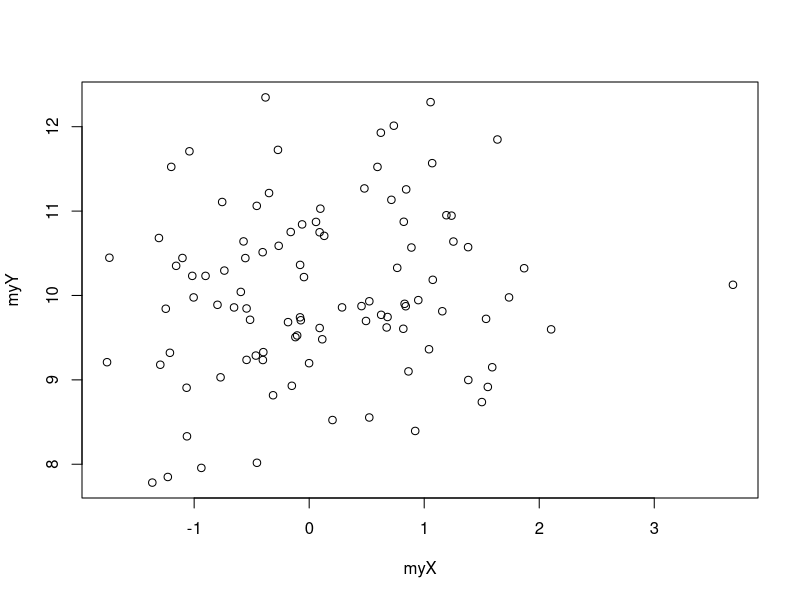
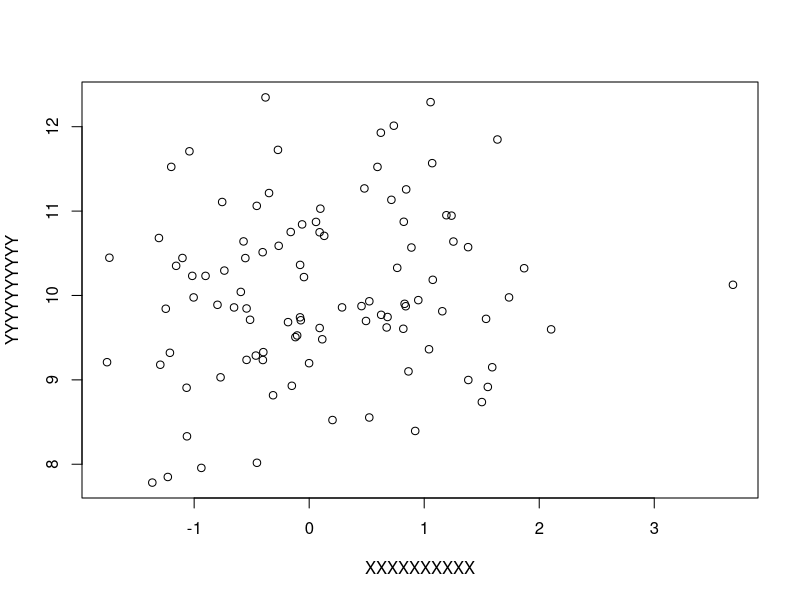
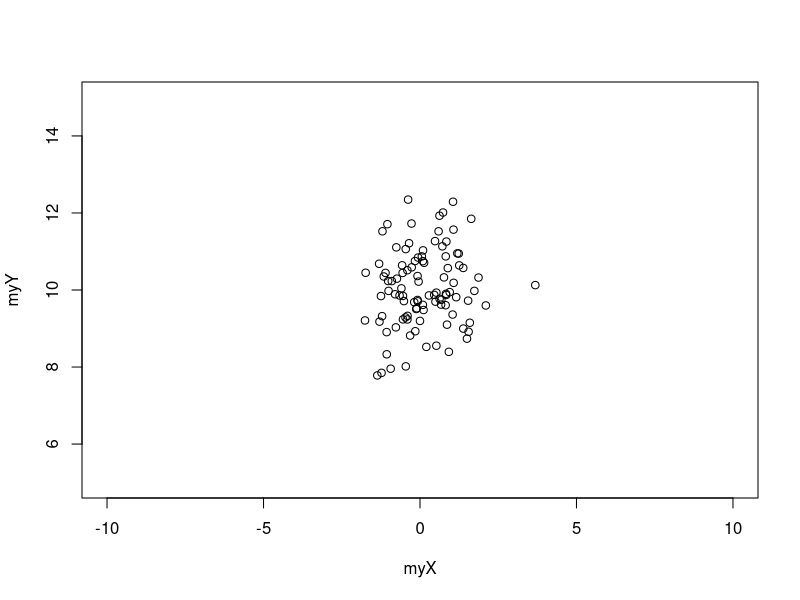
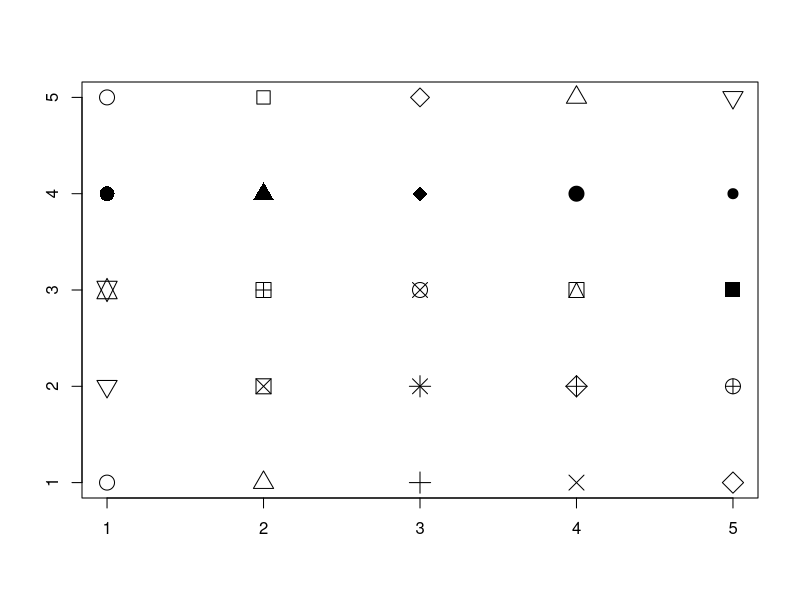
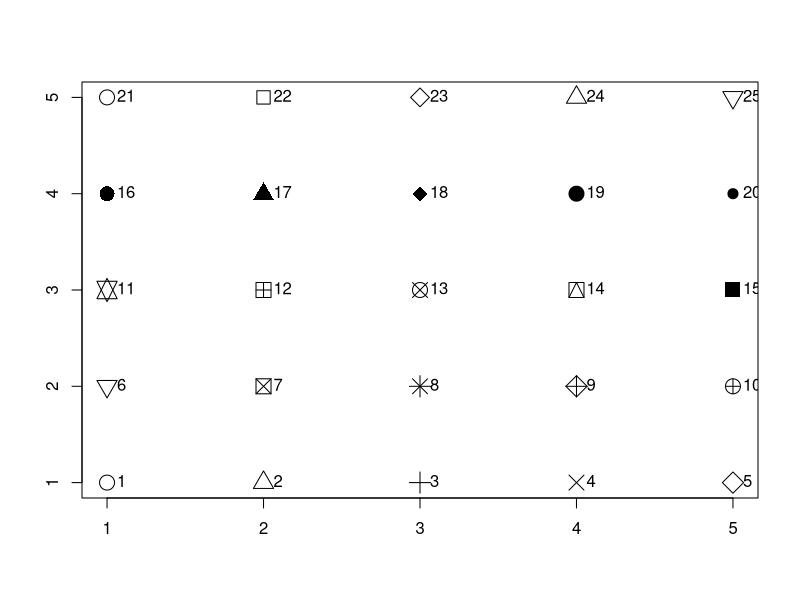
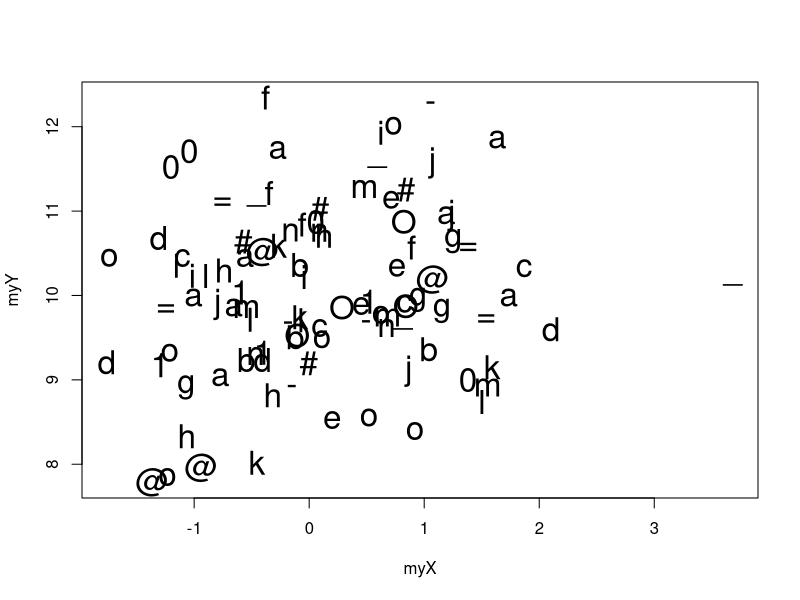
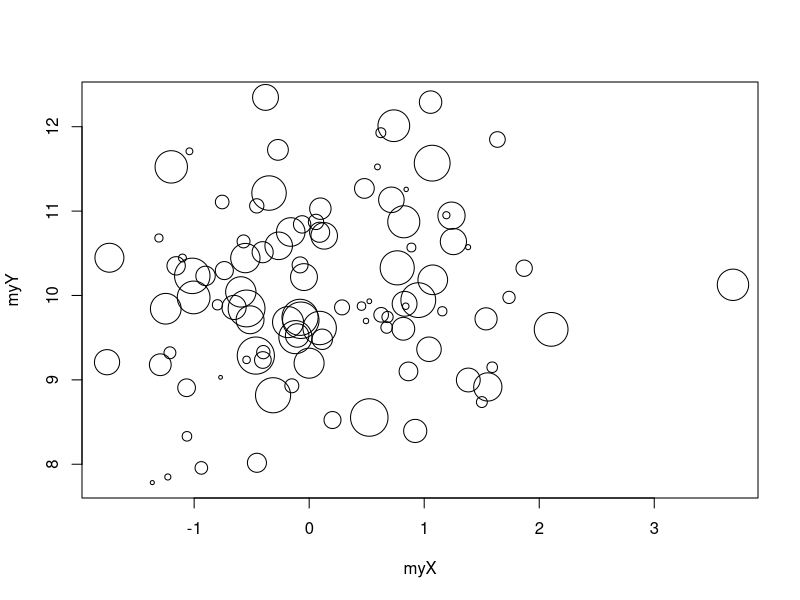
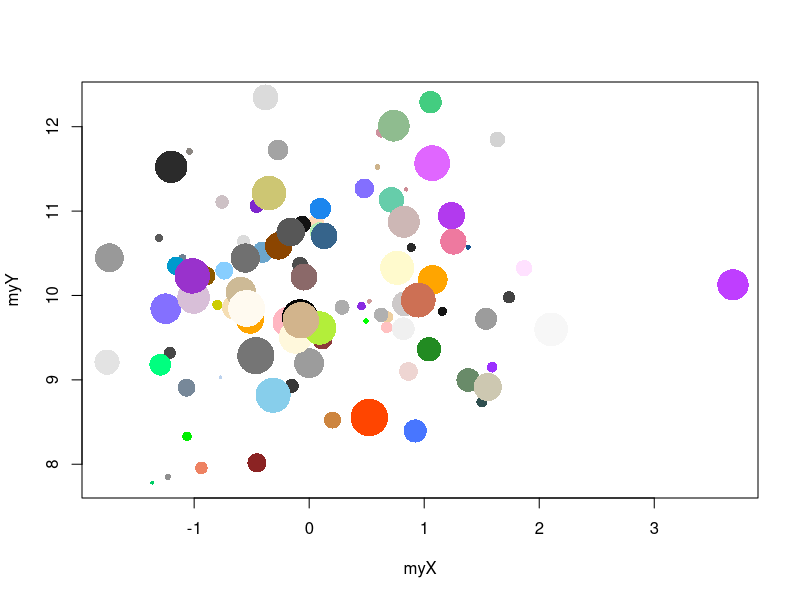

Source code (R) for these figures, in order: (Note: this script raises an error after producing the figures.)
## ---- chunk 1
myX <- rnorm(100, mean = 0, sd = 1)
myY <- rnorm(100, mean = 10, sd = 1)
plot(x = myX, y = myY)
## ---- chunk 2
plot(x = myX, y = myY, 
  xlab = "XXXXXXXXXX", ylab = "YYYYYYYYYY")
## ---- chunk 3
plot(x = myX, y = myY, 
  xlim = c(-10, 10), ylim = c(5, 15))
## ---- chunk 4
plot(x = rep(1:5, 5), y = rep(1:5, each = 5),
  pch = 1:25, xlab = "", ylab = "", cex = 2)
## ---- chunk 5
plot(x = rep(1:5, 5), y = rep(1:5, each = 5),
  pch = 1:25, xlab = "", ylab = "", cex = 2)
text(x = rep(seq(1:5), 5), y = rep(seq(1:5), each = 5),
  labels = 1:25, pos = 4)
## ---- chunk 6
plot(x = myX, y = myY, 
  pch = c("a", "@", "#", "1", "=", "-", "_", "o", "O", "0", 
    letters[1:15]), cex = 2)
## ---- chunk 7
plot(x = myX, y = myY, 
  cex = seq(from = 0.5, to = 5, length.out = 100))
## ---- chunk 8
plot(x = myX, y = myY, 
  cex = seq(from = 0.5, to = 5, length.out = 100),
  pch = 16,
  col = sample(colors(), 100))
## ---- chunk 9
myX <- rnorm(100)
myY <- rnorm(100)
dfGraph <- data.frame(myX, myY)
## ---- chunk 10
head(dfGraph, n = 20)
## ---- chunk 11
dfGraph <- dfGraph[order(dfGraph$myX),]
dfGraph$myCol <- colorRampPalette(c("blue", "yellow", "red"))(100)
## ---- chunk 12
head(dfGraph, n = 20)
## ---- chunk 13
dfGraph <- dfGraph[order(dfGraph$myY),]
dfGraph$myCex <- seq(from = 0.5, to = 5, length.out = 100)
## ---- chunk 14
head(dfGraph, n = 20)
## ---- chunk 15
plot(x = dfGraph$myX, y = dfGraph$myY, 
  cex = dfGraph$myCex, pch = 16, col = dfGraph$myCol, 
  xlab = "", ylab = "")
## ---- chunk 16
dfGraph$grupo <- factor(
  sample(letters[1:5], size = 100, replace = TRUE))
## ---- chunk 17
head(dfGraph, n = 20)
## ---- chunk 18
str(dfGraph)
## ---- chunk 19
plot(x = dfGraph$myX, y = dfGraph$myY, 
  pch = 16, xlab = "", ylab = "",
  col = as.numeric(dfGraph$grupo))
## ---- chunk 20
plot(x = dfGraph$myX, y = dfGraph$myY, pch = 16, xlab = "", 
  ylab = "", cex = 2, col = as.numeric(dfGraph$grupo))
legend("topleft", fill = seq_along(levels(dfGraph$grupo)), 
  legend = levels(dfGraph$grupo))
## ---- chunk 21
plot(x = dfGraph$myX, y = dfGraph$myY, 
  pch = as.numeric(dfGraph$grupo), xlab = "", ylab = "", 
  cex = 2, col = as.numeric(dfGraph$grupo))
legend("topleft", pch = seq_along(levels(dfGraph$grupo)), 
  legend = levels(dfGraph$grupo), 
  col = seq_along(levels(dfGraph$grupo)))
## ---- chunk 22
myX <- 1:20
myY <- rnorm(20, mean = 10, sd = 1)
plot(x = myX, y = myY, type = 'b')
## ---- chunk 23
myX <- 1:20
myY <- rnorm(20, mean = 10, sd = 1)
plot(x = myX, y = myY, type = 'p') 
## ---- chunk 24
myX <- 1:20
myY <- rnorm(20, mean = 10, sd = 1)
plot(x = myX, y = myY, type = 'l') 
## ---- chunk 25
myX <- 1:20
myY <- rnorm(20, mean = 10, sd = 1)
plot(x = myX, y = myY, type = 'c') 
## ---- chunk 26
myX <- 1:20
myY <- rnorm(20, mean = 10, sd = 1)
plot(x = myX, y = myY, type = 'o') 
## ---- chunk 27
myX <- 1:20
myY <- rnorm(20, mean = 10, sd = 1)
plot(x = myX, y = myY, type = 'h') 
## ---- chunk 28
myX <- 1:20
myY <- rnorm(20, mean = 10, sd = 1)
plot(x = myX, y = myY, type = 's') 
## ---- chunk 29
myX <- 1:20
myY <- rnorm(20, mean = 10, sd = 1)
plot(x = myX, y = myY, type = 'n') 
## ---- chunk 30
plot(x = myX, y = myY, type = 'n') 
grid(lwd = 3, lty = 1)
points(x = myX, y = myY, type = "l", lwd = 2)
## ---- chunk 31
plot(x = myX, y = myY, type = 'l', lwd = 2) 
grid(lwd = 3, lty = 1)
## ---- chunk 32
plot(x = myX, y = myY, type = 'l', lwd = 2, 
  panel.first = grid(lwd = 3, lty = 1)) 
## ---- chunk 33
op <- par(no.readonly = TRUE)
par(mfrow = c(1, 2))
plot(x = myX, y = myY, type = 'l', lwd = 2) 
grid(lwd = 3, lty = 1)
plot(x = myX, y = myY, type = 'l', lwd = 2, 
  panel.first = grid(lwd = 3, lty = 1))
## ---- chunk 34
par(op)
## ---- chunk 35
par(mfrow = c(1, 2), mar = c(2, 2, 1, 1))
plot(x = myX, y = myY, type = 'l', lwd = 2) 
grid(lwd = 3, lty = 1)
plot(x = myX, y = myY, type = 'l', lwd = 2, 
  panel.first = grid(lwd = 3, lty = 1))
## ---- chunk 36
par(op)
## ---- chunk 37
par(mfrow = c(2, 2), mar = c(2, 2, 1, 1))
graph4 <- lapply(1:4, function(i){
  plot(x = rnorm(100), 
    y = rnorm(100), 
    col = i, pch = 16)
})
## ---- chunk 38
par(op)
## ---- chunk 39
plot(x = myX, y = myY, type = 'l', lwd = 2)
abline(h = mean(myY), lwd = 1, lty = 2)
abline(v = myX[myY == min(myY)], col = 4, lty = 2)
abline(v = myX[myY == max(myY)], col = 2, lty = 2)
## ---- chunk 40
myX <- list(
  rnorm(1000),
  rgamma(1000, shape = 1),
  sample(1:100, size = 1000, replace = TRUE),
  rbeta(1000, shape1 = 1, shape2 = 2)
)
myTitle <- c("Normal", "Gamma", "Uniform", "Beta")
## ---- chunk 41
par(mfrow = c(2, 2), mar = c(2, 2, 1, 1))
tr <- lapply(1:4, function(i){
  hist(myX[[i]], col = heat.colors(15), 
    main = myTitle[i]
  )
})
## ---- chunk 42
par(op)
## ---- chunk 43
myX <- rnorm(1000)
par(mfrow = c(1, 2), mar = c(1, 1, 1, 1))
hist(myX, axes = FALSE, col = rainbow(100))
hist(myX, axes = FALSE, nclass = 100, col = rainbow(100))
## ---- chunk 44
par(op)
## ---- chunk 45
pkgCheck <- function(x){ 
    if (!require(x, character.only = TRUE)){
        install.packages(x, dependencies = TRUE)
        if(!require(x, character.only = TRUE)) {
            stop()
        }
    }
}
pkgCheck("palettesForR")
## ---- chunk 46
# pkgCheck("palettesForR")
myX <- rnorm(3, mean = 10)
barplot(myX, names.arg = c("A", "B", "C"), col = Cool_gpl)
## ---- chunk 47
par(mar = c(1, 1, 1, 1))
myX <- matrix(c(4, 5, 8, 4, 6, 2, 3, 4, 5), nrow = 3)
barplot(myX, axes = FALSE, col = Pastels_gpl[1:3])
## ---- chunk 48
par(mar = c(1, 1, 1, 1))
barplot(myX, axes = FALSE, col = Pastels_gpl[1:3], 
  beside = TRUE, legend.text = c("A", "B", "C"))
## ---- chunk 49
n <- 50
myX <- rnorm(n)
myY <- rnorm(n)
myCol <- c(2, sample(c(4, 2), size = (n - 1), replace = TRUE))
myColors <- colorRampPalette(c("blue", "red"))(100)
myYCut <- cut(myY, breaks = -4:4)
myXCut <- cut(myX, breaks = -4:4)
myYCutCol <- table(myCol, myYCut)
myXCutCol <- table(myCol, myXCut)
xCol <- round(
  myXCutCol[1,] / (myXCutCol[1,] + myXCutCol[2,]) * 100
)
xCol[is.na(xCol) | xCol == 0] <- 1
yCol <- round(
  myYCutCol[1,] / (myYCutCol[1,] + myYCutCol[2,]) * 100
)
yCol[is.na(yCol) | yCol == 0] <- 1
par(mar = c(2, 3, 1, 1))
layout(matrix(c(1, 1, 0, 
                2, 2, 3, 
                2, 2, 3), ncol = 3, byrow = TRUE))
barplot(table(myXCut), las = 1, col = myColors[xCol])
plot(x = myX, y = myY, col = myCol, pch = 16, 
  xlim = c(-4, 4), ylim = c(-4, 4), cex = 1.5, 
  panel.first = grid())
barplot(table(myYCut), las = 1, horiz = TRUE, 
  col = myColors[yCol])
## ---- chunk 50
n <- 50
myX <- rnorm(n)
myY <- rnorm(n)
myCol <- c(2, sample(c(4, 2), size = (n - 1), replace = TRUE))
myColors <- colorRampPalette(c("blue", "red"))(100)
head(data.frame(myX, myY, myCol))
## ---- chunk 51
myYCut <- cut(myY, breaks = -4:4)
myXCut <- cut(myX, breaks = -4:4)
print(myXCut)
## ---- chunk 52
myYCutCol <- table(myCol, myYCut)
myXCutCol <- table(myCol, myXCut)
print(myXCutCol)
## ---- chunk 53
xCol <- round(
  myXCutCol[1,] / (myXCutCol[1,] + myXCutCol[2,]) * 100
)
xCol[is.na(xCol) | xCol == 0] <- 1
yCol <- round(
  myYCutCol[1,] / (myYCutCol[1,] + myYCutCol[2,]) * 100
)
yCol[is.na(yCol) | yCol == 0] <- 1
print(xCol)
## ---- chunk 54
par(mar = c(2, 3, 1, 1))
layout(matrix(c(1, 1, 0, 
                2, 2, 3, 
                2, 2, 3), ncol = 3, byrow = TRUE))
barplot(table(myXCut), las = 1, col = myColors[xCol])
plot(x = myX, y = myY, col = myCol, pch = 16, 
  xlim = c(-4, 4), ylim = c(-4, 4), cex = 1.5, 
  panel.first = grid())
barplot(table(myYCut), las = 1, horiz = TRUE, 
  col = myColors[yCol])
## ---- chunk 55
graphBarplotCol <- function(n){
  myX <- rnorm(n)
  myY <- rnorm(n)
  myCol <- c(2, sample(c(4, 2), size = (n - 1), replace = TRUE))
  myColors <- colorRampPalette(c("blue", "red"))(100)
  myYCut <- cut(myY, breaks = -4:4)
  myXCut <- cut(myX, breaks = -4:4)
  myYCutCol <- table(myCol, myYCut)
  myXCutCol <- table(myCol, myXCut)
  xCol <- round(
    myXCutCol[1,] / (myXCutCol[1,] + myXCutCol[2,]) * 100
  )
  xCol[is.na(xCol) | xCol == 0] <- 1
  yCol <- round(
    myYCutCol[1,] / (myYCutCol[1,] + myYCutCol[2,]) * 100
  )
  yCol[is.na(yCol) | yCol == 0] <- 1
  op <- par(no.readonly = TRUE)
  par(mar = c(2, 3, 1, 1))
  layout(matrix(c(1, 1, 0, 
                  2, 2, 3, 
                  2, 2, 3), ncol = 3, byrow = TRUE))
  barplot(table(myXCut), las = 1, col = myColors[xCol])
  plot(x = myX, y = myY, col = myCol, pch = 16, 
    xlim = c(-4, 4), ylim = c(-4, 4), cex = 1.5, 
    panel.first = grid())
  barplot(table(myYCut), las = 1, horiz = TRUE, 
    col = myColors[yCol])
  par(op)
}
## ---- chunk 56
graphBarplotCol(n = 10)
## ---- chunk 57
graphBarplotCol(n = 1000)
## ---- chunk 58
df <- data.frame(
  box1 = rnorm(1000), 
  box2 = rgamma(1000, shape = 1), 
  box3 = sample(-3:3, size = 1000, replace = TRUE),
  box4 = rbeta(1000, shape1 = 1, shape2 = 2)
)
## ---- chunk 59
boxplot(df, col = c(
  rgb(0, 94, 255, maxColorValue = 255),  
  rgb(255, 0, 174, maxColorValue = 255),  
  rgb(255, 136, 0, maxColorValue = 255),  
  rgb(119, 255, 0, maxColorValue = 255)))
## ---- chunk 60
df$cat <- sample(
  c("w", "x", "y", "z"), 
  size = 1000, 
  replace = TRUE)
## ---- chunk 61
boxplot(df$box3 ~ df$cat, col = c(
  rgb(0, 94, 255, maxColorValue = 255),  
  rgb(255, 0, 174, maxColorValue = 255),  
  rgb(255, 136, 0, maxColorValue = 255),  
  rgb(119, 255, 0, maxColorValue = 255)), ylab = "Box3")
## ---- chunk 62
df$cat2 <- sample(
  1:3, 
  size = 1000, 
  replace = TRUE)
## ---- chunk 63
boxplot(df$box4 ~ df$cat*df$cat2, col = c(
  rgb(0, 94, 255, maxColorValue = 255),  
  rgb(255, 0, 174, maxColorValue = 255),  
  rgb(255, 136, 0, maxColorValue = 255),  
  rgb(119, 255, 0, maxColorValue = 255)), ylab = "Box4")
## ---- chunk 64
boxplot(df$box4 ~ df$cat2*df$cat, col = c(
  rgb(0, 94, 255, maxColorValue = 255),  
  rgb(255, 0, 174, maxColorValue = 255),  
  rgb(255, 136, 0, maxColorValue = 255)), ylab = "Box4")
